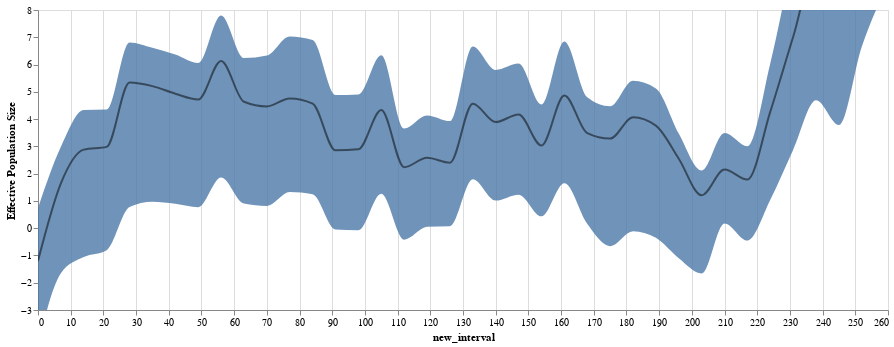

Notebook source saved alongside this figure:
### Code cell
#plot
range_ = ['#EEC060', '#2664A5', '#A76BB1', "#EEA160", "#356D4C"]
log_line_ne = alt.Chart(test).mark_area(interpolate='monotone', opacity = 0.8, clip = True).encode(
    alt.X('new_interval', ),
    alt.Y('upper_hpd_log_50_MA',axis=alt.Axis(title="Effective Population Size", grid=False), scale = alt.Scale(domain=[-3,8])),
    alt.Y2('lower_hpd_log_50_MA' ),
    
).properties(
    width=850,
    height=300
)
log_band_ne = alt.Chart(test).mark_line(interpolate='monotone', opacity = 0.5, clip = True, color = "black").encode(
    alt.X('new_interval', ),
    alt.Y('median_Ne_log_MA',axis=alt.Axis(title="Effective Population Size", grid=False)),#,scale=alt.Scale(domain=(0, 13))),

    
).properties(
    width=850,
    height=300
)

log_line_ne  + log_band_ne

### Figure 1 — Vega-Lite specification as saved in the notebook (floating-point values rounded to 4 significant figures)
{"config": {"view": {"continuousWidth": 400, "continuousHeight": 300}}, "layer": [{"mark": {"type": "area", "clip": true, "interpolate": "monotone", "opacity": 0.8}, "encoding": {"x": {"field": "new_interval", "type": "quantitative"}, "y": {"axis": {"grid": false, "title": "Effective Population Size"}, "field": "upper_hpd_log_50_MA", "scale": {"domain": [-3, 8]}, "type": "quantitative"}, "y2": {"field": "lower_hpd_log_50_MA"}}, "height": 300, "width": 850}, {"mark": {"type": "line", "clip": true, "color": "black", "interpolate": "monotone", "opacity": 0.5}, "encoding": {"x": {"field": "new_interval", "type": "quantitative"}, "y": {"axis": {"grid": false, "title": "Effective Population Size"}, "field": "median_Ne_log_MA", "type": "quantitative"}}, "height": 300, "width": 850}], "data": {"name": "data-6248586a419ec9ce718b22d33179467c"}, "$schema": "https://vega.github.io/schema/vega-lite/v4.17.0.json", "datasets": {"data-6248586a419ec9ce718b22d33179467c": [{"interval": "1", "mean_Ne_log": 15.82, "mean_Ne_linear": 7422000.0, "median_Ne_log": 14.81, "median_Ne_linear": 2713000.0, "upper_hpd_log_95": 36.1, "lower_hpd_log_95": -2.958, "upper_hpd_log_50": 21.33, "lower_hpd_log_50": 8.711, "upper_hpd_linear": 4749000000000000.0, "lower_hpd_linear": 0.05191, "upper_hpd_linear_50": 1838000000.0, "lower_hpd_linear_50": 6067.0, "days": 7, "date": "2023-01-07T00:00:00", "new_interval": 259, "mean_Ne_log_MA": 15.82, "mean_Ne_linear_MA": 7422000.0, "median_Ne_linear_MA": 2713000.0, "median_Ne_log_MA": 14.81, "upper_hpd_log_50_MA": 21.33, "lower_hpd_log_50_MA": 8.711, "upper_hpd_linear_50_MA": 1838000000.0, "lower_hpd_linear_50_MA": 6067.0, "lower_hpd_linear_MA": 0.05191, "upper_hpd_linear_MA": 4749000000000000.0}, {"interval": "2", "mean_Ne_log": 11.98, "mean_Ne_linear": 159000.0, "median_Ne_log": 10.75, "median_Ne_linear": 46720.0, "upper_hpd_log_95": 27.93, "lower_hpd_log_95": -1.24, "upper_hpd_log_50": 14.27, "lower_hpd_log_50": 4.61, "upper_hpd_linear": 1343000000000.0, "lower_hpd_linear": 0.2893, "upper_hpd_linear_50": 1581000.0, "lower_hpd_linear_50": 100.5, "days": 14, "date": "2022-12-31T00:00:00", "new_interval": 252, "mean_Ne_log_MA": 13.9, "mean_Ne_linear_MA": 3791000.0, "median_Ne_linear_MA": 1380000.0, "median_Ne_log_MA": 12.78, "upper_hpd_log_50_MA": 17.8, "lower_hpd_log_50_MA": 6.661, "upper_hpd_linear_50_MA": 919900000.0, "lower_hpd_linear_50_MA": 3084.0, "lower_hpd_linear_MA": 0.1706, "upper_hpd_linear_MA": 2375000000000000.0}, {"interval": "3", "mean_Ne_log": 3.723, "mean_Ne_linear": 41.4, "median_Ne_log": 2.409, "median_Ne_linear": 11.13, "upper_hpd_log_95": 14.48, "lower_hpd_log_95": -4.004, "upper_hpd_log_50": 3.332, "lower_hpd_log_50": -1.979, "upper_hpd_linear": 1938000.0, "lower_hpd_linear": 0.01825, "upper_hpd_linear_50": 28.0, "lower_hpd_linear_50": 0.1382, "days": 21, "date": "2022-12-24T00:00:00", "new_interval": 245, "mean_Ne_log_MA": 10.51, "mean_Ne_linear_MA": 2527000.0, "median_Ne_linear_MA": 919800.0, "median_Ne_log_MA": 9.325, "upper_hpd_log_50_MA": 12.98, "lower_hpd_log_50_MA": 3.781, "upper_hpd_linear_50_MA": 613300000.0, "lower_hpd_linear_50_MA": 2056.0, "lower_hpd_linear_MA": 0.1198, "upper_hpd_linear_MA": 1583000000000000.0}, {"interval": "4", "mean_Ne_log": 11.27, "mean_Ne_linear": 78670.0, "median_Ne_log": 10.62, "median_Ne_linear": 40930.0, "upper_hpd_log_95": 21.78, "lower_hpd_log_95": 2.422, "upper_hpd_log_50": 13.5, "lower_hpd_log_50": 7.406, "upper_hpd_linear": 2883000000.0, "lower_hpd_linear": 11.27, "upper_hpd_linear_50": 726900.0, "lower_hpd_linear_50": 1646.0, "days": 28, "date": "2022-12-17T00:00:00", "new_interval": 238, "mean_Ne_log_MA": 10.7, "mean_Ne_linear_MA": 1915000.0, "median_Ne_linear_MA": 700100.0, "median_Ne_log_MA": 9.649, "upper_hpd_log_50_MA": 13.11, "lower_hpd_log_50_MA": 4.687, "upper_hpd_linear_50_MA": 460100000.0, "lower_hpd_linear_50_MA": 1953.0, "lower_hpd_linear_MA": 2.907, "upper_hpd_linear_MA": 1188000000000000.0}, {"interval": "5", "mean_Ne_log": -3.256, "mean_Ne_linear": 0.03853, "median_Ne_log": -3.496, "median_Ne_linear": 0.03032, "upper_hpd_log_95": -1.033, "lower_hpd_log_95": -5.896, "upper_hpd_log_50": -2.922, "lower_hpd_log_50": -4.368, "upper_hpd_linear": 0.3558, "lower_hpd_linear": 0.00275, "upper_hpd_linear_50": 0.05383, "lower_hpd_linear_50": 0.01268, "days": 35, "date": "2022-12-10T00:00:00", "new_interval": 231, "mean_Ne_log_MA": 7.907, "mean_Ne_linear_MA": 1532000.0, "median_Ne_linear_MA": 560100.0, "median_Ne_log_MA": 7.02, "upper_hpd_log_50_MA": 9.903, "lower_hpd_log_50_MA": 2.876, "upper_hpd_linear_50_MA": 368100000.0, "lower_hpd_linear_50_MA": 1563.0, "lower_hpd_linear_MA": 2.326, "upper_hpd_linear_MA": 950100000000000.0}, {"interval": "6", "mean_Ne_log": 1.393, "mean_Ne_linear": 4.028, "median_Ne_log": 1.082, "median_Ne_linear": 2.949, "upper_hpd_log_95": 5.612, "lower_hpd_log_95": -2.538, "upper_hpd_log_50": 2.049, "lower_hpd_log_50": -0.4783, "upper_hpd_linear": 273.6, "lower_hpd_linear": 0.07903, "upper_hpd_linear_50": 7.761, "lower_hpd_linear_50": 0.6198, "days": 42, "date": "2022-12-03T00:00:00", "new_interval": 224, "mean_Ne_log_MA": 5.022, "mean_Ne_linear_MA": 47550.0, "median_Ne_linear_MA": 17530.0, "median_Ne_log_MA": 4.273, "upper_hpd_log_50_MA": 6.046, "lower_hpd_log_50_MA": 1.038, "upper_hpd_linear_50_MA": 461600.0, "lower_hpd_linear_50_MA": 349.4, "lower_hpd_linear_MA": 2.332, "upper_hpd_linear_MA": 269100000000.0}, {"interval": "7", "mean_Ne_log": -1.61, "mean_Ne_linear": 0.1999, "median_Ne_log": -1.702, "median_Ne_linear": 0.1822, "upper_hpd_log_95": 1.505, "lower_hpd_log_95": -4.892, "upper_hpd_log_50": -0.9486, "lower_hpd_log_50": -2.855, "upper_hpd_linear": 4.504, "lower_hpd_linear": 0.007507, "upper_hpd_linear_50": 0.3873, "lower_hpd_linear_50": 0.05757, "days": 49, "date": "2022-11-26T00:00:00", "new_interval": 217, "mean_Ne_log_MA": 2.305, "mean_Ne_linear_MA": 15740.0, "median_Ne_linear_MA": 8189.0, "median_Ne_log_MA": 1.782, "upper_hpd_log_50_MA": 3.002, "lower_hpd_log_50_MA": -0.4548, "upper_hpd_linear_50_MA": 145400.0, "lower_hpd_linear_50_MA": 329.3, "lower_hpd_linear_MA": 2.275, "upper_hpd_linear_MA": 577000000.0}, {"interval": "8", "mean_Ne_log": 5.025, "mean_Ne_linear": 152.1, "median_Ne_log": 4.248, "median_Ne_linear": 69.94, "upper_hpd_log_95": 13.28, "lower_hpd_log_95": -1.469, "upper_hpd_log_50": 5.759, "lower_hpd_log_50": 1.16, "upper_hpd_linear": 583100.0, "lower_hpd_linear": 0.2301, "upper_hpd_linear_50": 317.2, "lower_hpd_linear_50": 3.189, "days": 56, "date": "2022-11-19T00:00:00", "new_interval": 210, "mean_Ne_log_MA": 2.565, "mean_Ne_linear_MA": 15760.0, "median_Ne_linear_MA": 8201.0, "median_Ne_log_MA": 2.15, "upper_hpd_log_50_MA": 3.487, "lower_hpd_log_50_MA": 0.1729, "upper_hpd_linear_50_MA": 145400.0, "lower_hpd_linear_50_MA": 329.9, "lower_hpd_linear_MA": 2.318, "upper_hpd_linear_MA": 576700000.0}, {"interval": "9", "mean_Ne_log": 7.28, "mean_Ne_linear": 1451.0, "median_Ne_log": 5.907, "median_Ne_linear": 367.6, "upper_hpd_log_95": 20.82, "lower_hpd_log_95": -2.849, "upper_hpd_log_50": 6.623, "lower_hpd_log_50": -1.768, "upper_hpd_linear": 1105000000.0, "lower_hpd_linear": 0.0579, "upper_hpd_linear_50": 752.1, "lower_hpd_linear_50": 0.1706, "days": 63, "date": "2022-11-12T00:00:00", "new_interval": 203, "mean_Ne_log_MA": 1.766, "mean_Ne_linear_MA": 321.5, "median_Ne_linear_MA": 88.13, "median_Ne_log_MA": 1.208, "upper_hpd_log_50_MA": 2.112, "lower_hpd_log_50_MA": -1.662, "upper_hpd_linear_50_MA": 215.5, "lower_hpd_linear_50_MA": 0.8099, "lower_hpd_linear_MA": 0.07545, "upper_hpd_linear_MA": 221100000.0}, {"interval": "10", "mean_Ne_log": 5.19, "mean_Ne_linear": 179.5, "median_Ne_log": 3.201, "median_Ne_linear": 24.55, "upper_hpd_log_95": 18.24, "lower_hpd_log_95": -2.557, "upper_hpd_log_50": 3.879, "lower_hpd_log_50": -1.567, "upper_hpd_linear": 83260000.0, "lower_hpd_linear": 0.07756, "upper_hpd_linear_50": 48.38, "lower_hpd_linear_50": 0.2087, "days": 70, "date": "2022-11-05T00:00:00", "new_interval": 196, "mean_Ne_log_MA": 3.456, "mean_Ne_linear_MA": 357.4, "median_Ne_linear_MA": 93.04, "median_Ne_log_MA": 2.547, "upper_hpd_log_50_MA": 3.472, "lower_hpd_log_50_MA": -1.102, "upper_hpd_linear_50_MA": 225.2, "lower_hpd_linear_50_MA": 0.8491, "lower_hpd_linear_MA": 0.09041, "upper_hpd_linear_MA": 237700000.0}, {"interval": "11", "mean_Ne_log": 7.668, "mean_Ne_linear": 2139.0, "median_Ne_log": 7.139, "median_Ne_linear": 1261.0, "upper_hpd_log_95": 18.02, "lower_hpd_log_95": -1.96, "upper_hpd_log_50": 10.31, "lower_hpd_log_50": 3.274, "upper_hpd_linear": 67040000.0, "lower_hpd_linear": 0.1408, "upper_hpd_linear_50": 30180.0, "lower_hpd_linear_50": 26.41, "days": 77, "date": "2022-10-29T00:00:00", "new_interval": 189, "mean_Ne_log_MA": 4.711, "mean_Ne_linear_MA": 784.4, "median_Ne_linear_MA": 344.6, "median_Ne_log_MA": 3.758, "upper_hpd_log_50_MA": 5.126, "lower_hpd_log_50_MA": -0.3513, "upper_hpd_linear_50_MA": 6260.0, "lower_hpd_linear_50_MA": 6.006, "lower_hpd_linear_MA": 0.1028, "upper_hpd_linear_MA": 251200000.0}, {"interval": "12", "mean_Ne_log": 0.2943, "mean_Ne_linear": 1.342, "median_Ne_log": -0.1628, "median_Ne_linear": 0.8498, "upper_hpd_log_95": 4.978, "lower_hpd_log_95": -3.098, "upper_hpd_log_50": 0.44, "lower_hpd_log_50": -1.641, "upper_hpd_linear": 145.2, "lower_hpd_linear": 0.04512, "upper_hpd_linear_50": 1.553, "lower_hpd_linear_50": 0.1939, "days": 84, "date": "2022-10-22T00:00:00", "new_interval": 182, "mean_Ne_log_MA": 5.092, "mean_Ne_linear_MA": 784.6, "median_Ne_linear_MA": 344.7, "median_Ne_log_MA": 4.066, "upper_hpd_log_50_MA": 5.403, "lower_hpd_log_50_MA": -0.1085, "upper_hpd_linear_50_MA": 6260.0, "lower_hpd_linear_50_MA": 6.033, "lower_hpd_linear_MA": 0.1103, "upper_hpd_linear_MA": 251200000.0}, {"interval": "13", "mean_Ne_log": 0.7128, "mean_Ne_linear": 2.04, "median_Ne_log": 0.3362, "median_Ne_linear": 1.4, "upper_hpd_log_95": 5.175, "lower_hpd_log_95": -3.319, "upper_hpd_log_50": 1.086, "lower_hpd_log_50": -1.59, "upper_hpd_linear": 176.9, "lower_hpd_linear": 0.0362, "upper_hpd_linear_50": 2.962, "lower_hpd_linear_50": 0.2039, "days": 91, "date": "2022-10-15T00:00:00", "new_interval": 175, "mean_Ne_log_MA": 4.229, "mean_Ne_linear_MA": 754.6, "median_Ne_linear_MA": 331.0, "median_Ne_log_MA": 3.284, "upper_hpd_log_50_MA": 4.469, "lower_hpd_log_50_MA": -0.6584, "upper_hpd_linear_50_MA": 6197.0, "lower_hpd_linear_50_MA": 5.437, "lower_hpd_linear_MA": 0.07152, "upper_hpd_linear_MA": 251000000.0}, {"interval": "14", "mean_Ne_log": 7.393, "mean_Ne_linear": 1624.0, "median_Ne_log": 6.905, "median_Ne_linear": 997.6, "upper_hpd_log_95": 16.35, "lower_hpd_log_95": -0.5786, "upper_hpd_log_50": 8.267, "lower_hpd_log_50": 2.321, "upper_hpd_linear": 12650000.0, "lower_hpd_linear": 0.5607, "upper_hpd_linear_50": 3891.0, "lower_hpd_linear_50": 10.19, "days": 98, "date": "2022-10-08T00:00:00", "new_interval": 168, "mean_Ne_log_MA": 4.252, "mean_Ne_linear_MA": 789.2, "median_Ne_linear_MA": 457.0, "median_Ne_log_MA": 3.484, "upper_hpd_log_50_MA": 4.797, "lower_hpd_log_50_MA": 0.1595, "upper_hpd_linear_50_MA": 6825.0, "lower_hpd_linear_50_MA": 7.44, "lower_hpd_linear_MA": 0.1721, "upper_hpd_linear_MA": 32590000.0}, {"interval": "15", "mean_Ne_log": 10.11, "mean_Ne_linear": 24630.0, "median_Ne_log": 10.11, "median_Ne_linear": 24680.0, "upper_hpd_log_95": 20.98, "lower_hpd_log_95": -1.036, "upper_hpd_log_50": 14.1, "lower_hpd_log_50": 5.861, "upper_hpd_linear": 1297000000.0, "lower_hpd_linear": 0.3549, "upper_hpd_linear_50": 1326000.0, "lower_hpd_linear_50": 351.1, "days": 105, "date": "2022-10-01T00:00:00", "new_interval": 161, "mean_Ne_log_MA": 5.236, "mean_Ne_linear_MA": 5679.0, "median_Ne_linear_MA": 5387.0, "median_Ne_log_MA": 4.866, "upper_hpd_log_50_MA": 6.841, "lower_hpd_log_50_MA": 1.645, "upper_hpd_linear_50_MA": 272000.0, "lower_hpd_linear_50_MA": 77.62, "lower_hpd_linear_MA": 0.2275, "upper_hpd_linear_MA": 275400000.0}, {"interval": "16", "mean_Ne_log": -1.971, "mean_Ne_linear": 0.1394, "median_Ne_log": -2.031, "median_Ne_linear": 0.1313, "upper_hpd_log_95": 0.6118, "lower_hpd_log_95": -4.353, "upper_hpd_log_50": -1.223, "lower_hpd_log_50": -2.787, "upper_hpd_linear": 1.844, "lower_hpd_linear": 0.01287, "upper_hpd_linear_50": 0.2943, "lower_hpd_linear_50": 0.06162, "days": 112, "date": "2022-09-24T00:00:00", "new_interval": 154, "mean_Ne_log_MA": 3.308, "mean_Ne_linear_MA": 5251.0, "median_Ne_linear_MA": 5135.0, "median_Ne_log_MA": 3.032, "upper_hpd_log_50_MA": 4.533, "lower_hpd_log_50_MA": 0.433, "upper_hpd_linear_50_MA": 266000.0, "lower_hpd_linear_50_MA": 72.35, "lower_hpd_linear_MA": 0.202, "upper_hpd_linear_MA": 262000000.0}, {"interval": "17", "mean_Ne_log": 5.992, "mean_Ne_linear": 400.0, "median_Ne_log": 5.521, "median_Ne_linear": 249.9, "upper_hpd_log_95": 14.72, "lower_hpd_log_95": -2.112, "upper_hpd_log_50": 7.965, "lower_hpd_log_50": 2.337, "upper_hpd_linear": 2475000.0, "lower_hpd_linear": 0.121, "upper_hpd_linear_50": 2878.0, "lower_hpd_linear_50": 10.35, "days": 119, "date": "2022-09-17T00:00:00", "new_interval": 147, "mean_Ne_log_MA": 4.448, "mean_Ne_linear_MA": 5331.0, "median_Ne_linear_MA": 5185.0, "median_Ne_log_MA": 4.169, "upper_hpd_log_50_MA": 6.038, "lower_hpd_log_50_MA": 1.229, "upper_hpd_linear_50_MA": 266600.0, "lower_hpd_linear_50_MA": 74.38, "lower_hpd_linear_MA": 0.2171, "upper_hpd_linear_MA": 262500000.0}, {"interval": "18", "mean_Ne_log": -0.5325, "mean_Ne_linear": 0.5871, "median_Ne_log": -1.05, "median_Ne_linear": 0.35, "upper_hpd_log_95": 5.037, "lower_hpd_log_95": -5.449, "upper_hpd_log_50": -0.08561, "lower_hpd_log_50": -2.668, "upper_hpd_linear": 154.1, "lower_hpd_linear": 0.004299, "upper_hpd_linear_50": 0.918, "lower_hpd_linear_50": 0.06939, "days": 126, "date": "2022-09-10T00:00:00", "new_interval": 140, "mean_Ne_log_MA": 4.199, "mean_Ne_linear_MA": 5331.0, "median_Ne_linear_MA": 5185.0, "median_Ne_log_MA": 3.892, "upper_hpd_log_50_MA": 5.804, "lower_hpd_log_50_MA": 1.013, "upper_hpd_linear_50_MA": 266600.0, "lower_hpd_linear_50_MA": 74.35, "lower_hpd_linear_MA": 0.2108, "upper_hpd_linear_MA": 262500000.0}, {"interval": "19", "mean_Ne_log": 10.61, "mean_Ne_linear": 40340.0, "median_Ne_log": 10.27, "median_Ne_linear": 28890.0, "upper_hpd_log_95": 20.62, "lower_hpd_log_95": 0.7584, "upper_hpd_log_50": 12.57, "lower_hpd_log_50": 6.231, "upper_hpd_linear": 902500000.0, "lower_hpd_linear": 2.135, "upper_hpd_linear_50": 288500.0, "lower_hpd_linear_50": 508.0, "days": 133, "date": "2022-09-03T00:00:00", "new_interval": 133, "mean_Ne_log_MA": 4.841, "mean_Ne_linear_MA": 13070.0, "median_Ne_linear_MA": 10760.0, "median_Ne_log_MA": 4.565, "upper_hpd_log_50_MA": 6.665, "lower_hpd_log_50_MA": 1.795, "upper_hpd_linear_50_MA": 323500.0, "lower_hpd_linear_50_MA": 173.9, "lower_hpd_linear_MA": 0.5256, "upper_hpd_linear_MA": 440500000.0}, {"interval": "20", "mean_Ne_log": -0.04187, "mean_Ne_linear": 0.959, "median_Ne_log": -0.7113, "median_Ne_linear": 0.491, "upper_hpd_log_95": 6.662, "lower_hpd_log_95": -4.905, "upper_hpd_log_50": 0.3991, "lower_hpd_log_50": -2.744, "upper_hpd_linear": 781.9, "lower_hpd_linear": 0.007406, "upper_hpd_linear_50": 1.49, "lower_hpd_linear_50": 0.06434, "days": 140, "date": "2022-08-27T00:00:00", "new_interval": 126, "mean_Ne_log_MA": 2.81, "mean_Ne_linear_MA": 8148.0, "median_Ne_linear_MA": 5829.0, "median_Ne_log_MA": 2.4, "upper_hpd_log_50_MA": 3.926, "lower_hpd_log_50_MA": 0.07385, "upper_hpd_linear_50_MA": 58280.0, "lower_hpd_linear_50_MA": 103.7, "lower_hpd_linear_MA": 0.4561, "upper_hpd_linear_MA": 181000000.0}, {"interval": "21", "mean_Ne_log": -0.8463, "mean_Ne_linear": 0.429, "median_Ne_log": -1.13, "median_Ne_linear": 0.3229, "upper_hpd_log_95": 4.206, "lower_hpd_log_95": -4.964, "upper_hpd_log_50": -0.1779, "lower_hpd_log_50": -2.915, "upper_hpd_linear": 67.11, "lower_hpd_linear": 0.006985, "upper_hpd_linear_50": 0.8371, "lower_hpd_linear_50": 0.05418, "days": 147, "date": "2022-08-20T00:00:00", "new_interval": 119, "mean_Ne_log_MA": 3.035, "mean_Ne_linear_MA": 8148.0, "median_Ne_linear_MA": 5829.0, "median_Ne_log_MA": 2.58, "upper_hpd_log_50_MA": 4.135, "lower_hpd_log_50_MA": 0.04813, "upper_hpd_linear_50_MA": 58280.0, "lower_hpd_linear_50_MA": 103.7, "lower_hpd_linear_MA": 0.4549, "upper_hpd_linear_MA": 181000000.0}, {"interval": "22", "mean_Ne_log": 4.45, "mean_Ne_linear": 85.58, "median_Ne_log": 3.795, "median_Ne_linear": 44.49, "upper_hpd_log_95": 13.67, "lower_hpd_log_95": -3.57, "upper_hpd_log_50": 5.577, "lower_hpd_log_50": -0.01077, "upper_hpd_linear": 862100.0, "lower_hpd_linear": 0.02816, "upper_hpd_linear_50": 264.4, "lower_hpd_linear_50": 0.9893, "days": 154, "date": "2022-08-13T00:00:00", "new_interval": 112, "mean_Ne_log_MA": 2.727, "mean_Ne_linear_MA": 8085.0, "median_Ne_linear_MA": 5788.0, "median_Ne_log_MA": 2.235, "upper_hpd_log_50_MA": 3.657, "lower_hpd_log_50_MA": -0.4214, "upper_hpd_linear_50_MA": 57760.0, "lower_hpd_linear_50_MA": 101.8, "lower_hpd_linear_MA": 0.4363, "upper_hpd_linear_MA": 180700000.0}, {"interval": "23", "mean_Ne_log": 9.927, "mean_Ne_linear": 20480.0, "median_Ne_log": 9.438, "median_Ne_linear": 12550.0, "upper_hpd_log_95": 21.59, "lower_hpd_log_95": -0.3314, "upper_hpd_log_50": 13.35, "lower_hpd_log_50": 5.769, "upper_hpd_linear": 2386000000.0, "lower_hpd_linear": 0.7179, "upper_hpd_linear_50": 630600.0, "lower_hpd_linear_50": 320.2, "days": 161, "date": "2022-08-06T00:00:00", "new_interval": 105, "mean_Ne_log_MA": 4.819, "mean_Ne_linear_MA": 12180.0, "median_Ne_linear_MA": 8298.0, "median_Ne_log_MA": 4.333, "upper_hpd_log_50_MA": 6.345, "lower_hpd_log_50_MA": 1.266, "upper_hpd_linear_50_MA": 183900.0, "lower_hpd_linear_50_MA": 165.9, "lower_hpd_linear_MA": 0.5791, "upper_hpd_linear_MA": 657900000.0}, {"interval": "24", "mean_Ne_log": 3.718, "mean_Ne_linear": 41.17, "median_Ne_log": 3.065, "median_Ne_linear": 21.44, "upper_hpd_log_95": 13.59, "lower_hpd_log_95": -5.045, "upper_hpd_log_50": 5.36, "lower_hpd_log_50": -0.4631, "upper_hpd_linear": 797600.0, "lower_hpd_linear": 0.00644, "upper_hpd_linear_50": 212.7, "lower_hpd_linear_50": 0.6293, "days": 168, "date": "2022-07-30T00:00:00", "new_interval": 98, "mean_Ne_log_MA": 3.441, "mean_Ne_linear_MA": 4122.0, "median_Ne_linear_MA": 2524.0, "median_Ne_log_MA": 2.891, "upper_hpd_log_50_MA": 4.903, "lower_hpd_log_50_MA": -0.07278, "upper_hpd_linear_50_MA": 126200.0, "lower_hpd_linear_50_MA": 64.38, "lower_hpd_linear_MA": 0.1534, "upper_hpd_linear_MA": 477500000.0}, {"interval": "25", "mean_Ne_log": -0.3613, "mean_Ne_linear": 0.6968, "median_Ne_log": -0.8932, "median_Ne_linear": 0.4093, "upper_hpd_log_95": 5.785, "lower_hpd_log_95": -5.862, "upper_hpd_log_50": 0.2962, "lower_hpd_log_50": -2.622, "upper_hpd_linear": 325.5, "lower_hpd_linear": 0.002846, "upper_hpd_linear_50": 1.345, "lower_hpd_linear_50": 0.07264, "days": 175, "date": "2022-07-23T00:00:00", "new_interval": 91, "mean_Ne_log_MA": 3.377, "mean_Ne_linear_MA": 4122.0, "median_Ne_linear_MA": 2524.0, "median_Ne_log_MA": 2.855, "upper_hpd_log_50_MA": 4.882, "lower_hpd_log_50_MA": -0.04852, "upper_hpd_linear_50_MA": 126200.0, "lower_hpd_linear_50_MA": 64.38, "lower_hpd_linear_MA": 0.1525, "upper_hpd_linear_MA": 477500000.0}, {"interval": "26", "mean_Ne_log": 8.003, "mean_Ne_linear": 2991.0, "median_Ne_log": 7.438, "median_Ne_linear": 1699.0, "upper_hpd_log_95": 18.06, "lower_hpd_log_95": -1.258, "upper_hpd_log_50": 9.931, "lower_hpd_log_50": 3.546, "upper_hpd_linear": 69630000.0, "lower_hpd_linear": 0.2843, "upper_hpd_linear_50": 20560.0, "lower_hpd_linear_50": 34.68, "days": 182, "date": "2022-07-16T00:00:00", "new_interval": 84, "mean_Ne_log_MA": 5.147, "mean_Ne_linear_MA": 4721.0, "median_Ne_linear_MA": 2864.0, "median_Ne_log_MA": 4.569, "upper_hpd_log_50_MA": 6.904, "lower_hpd_log_50_MA": 1.244, "upper_hpd_linear_50_MA": 130300.0, "lower_hpd_linear_50_MA": 71.31, "lower_hpd_linear_MA": 0.2079, "upper_hpd_linear_MA": 491500000.0}, {"interval": "27", "mean_Ne_log": 5.723, "mean_Ne_linear": 305.8, "median_Ne_log": 4.749, "median_Ne_linear": 115.4, "upper_hpd_log_95": 16.33, "lower_hpd_log_95": -2.066, "upper_hpd_log_50": 6.219, "lower_hpd_log_50": 0.406, "upper_hpd_linear": 12380000.0, "lower_hpd_linear": 0.1267, "upper_hpd_linear_50": 502.3, "lower_hpd_linear_50": 1.501, "days": 189, "date": "2022-07-09T00:00:00", "new_interval": 77, "mean_Ne_log_MA": 5.402, "mean_Ne_linear_MA": 4765.0, "median_Ne_linear_MA": 2878.0, "median_Ne_log_MA": 4.759, "upper_hpd_log_50_MA": 7.032, "lower_hpd_log_50_MA": 1.327, "upper_hpd_linear_50_MA": 130400.0, "lower_hpd_linear_50_MA": 71.41, "lower_hpd_linear_MA": 0.2276, "upper_hpd_linear_MA": 493800000.0}, {"interval": "28", "mean_Ne_log": 8.808, "mean_Ne_linear": 6690.0, "median_Ne_log": 7.967, "median_Ne_linear": 2885.0, "upper_hpd_log_95": 19.84, "lower_hpd_log_95": -0.7248, "upper_hpd_log_50": 9.841, "lower_hpd_log_50": 3.216, "upper_hpd_linear": 415200000.0, "lower_hpd_linear": 0.4844, "upper_hpd_linear_50": 18790.0, "lower_hpd_linear_50": 24.93, "days": 196, "date": "2022-07-02T00:00:00", "new_interval": 70, "mean_Ne_log_MA": 5.178, "mean_Ne_linear_MA": 2006.0, "median_Ne_linear_MA": 944.1, "median_Ne_log_MA": 4.465, "upper_hpd_log_50_MA": 6.33, "lower_hpd_log_50_MA": 0.8166, "upper_hpd_linear_50_MA": 8013.0, "lower_hpd_linear_50_MA": 12.36, "lower_hpd_linear_MA": 0.1809, "upper_hpd_linear_MA": 99600000.0}, {"interval": "29", "mean_Ne_log": 4.94, "mean_Ne_linear": 139.8, "median_Ne_log": 3.921, "median_Ne_linear": 50.44, "upper_hpd_log_95": 15.13, "lower_hpd_log_95": -1.894, "upper_hpd_log_50": 4.897, "lower_hpd_log_50": -0.04273, "upper_hpd_linear": 3713000.0, "lower_hpd_linear": 0.1505, "upper_hpd_linear_50": 133.8, "lower_hpd_linear_50": 0.9582, "days": 203, "date": "2022-06-25T00:00:00", "new_interval": 63, "mean_Ne_log_MA": 5.423, "mean_Ne_linear_MA": 2025.0, "median_Ne_linear_MA": 949.9, "median_Ne_log_MA": 4.636, "upper_hpd_log_50_MA": 6.237, "lower_hpd_log_50_MA": 0.9007, "upper_hpd_linear_50_MA": 7997.0, "lower_hpd_linear_50_MA": 12.43, "lower_hpd_linear_MA": 0.2098, "upper_hpd_linear_MA": 100200000.0}, {"interval": "30", "mean_Ne_log": 7.314, "mean_Ne_linear": 1500.0, "median_Ne_log": 6.569, "median_Ne_linear": 712.4, "upper_hpd_log_95": 17.25, "lower_hpd_log_95": -1.366, "upper_hpd_log_50": 8.124, "lower_hpd_log_50": 2.174, "upper_hpd_linear": 31140000.0, "lower_hpd_linear": 0.2551, "upper_hpd_linear_50": 3375.0, "lower_hpd_linear_50": 8.79, "days": 210, "date": "2022-06-18T00:00:00", "new_interval": 56, "mean_Ne_log_MA": 6.958, "mean_Ne_linear_MA": 2325.0, "median_Ne_linear_MA": 1092.0, "median_Ne_log_MA": 6.129, "upper_hpd_log_50_MA": 7.802, "lower_hpd_log_50_MA": 1.86, "upper_hpd_linear_50_MA": 8672.0, "lower_hpd_linear_50_MA": 14.17, "lower_hpd_linear_MA": 0.2602, "upper_hpd_linear_MA": 106400000.0}, {"interval": "31", "mean_Ne_log": 1.953, "mean_Ne_linear": 7.052, "median_Ne_log": 0.3896, "median_Ne_linear": 1.476, "upper_hpd_log_95": 13.81, "lower_hpd_log_95": -3.984, "upper_hpd_log_50": 1.208, "lower_hpd_log_50": -1.895, "upper_hpd_linear": 992400.0, "lower_hpd_linear": 0.0186, "upper_hpd_linear_50": 3.348, "lower_hpd_linear_50": 0.1504, "days": 217, "date": "2022-06-11T00:00:00", "new_interval": 49, "mean_Ne_log_MA": 5.748, "mean_Ne_linear_MA": 1729.0, "median_Ne_linear_MA": 752.9, "median_Ne_log_MA": 4.719, "upper_hpd_log_50_MA": 6.058, "lower_hpd_log_50_MA": 0.7717, "upper_hpd_linear_50_MA": 4561.0, "lower_hpd_linear_50_MA": 7.266, "lower_hpd_linear_MA": 0.2071, "upper_hpd_linear_MA": 92680000.0}, {"interval": "32", "mean_Ne_log": 6.694, "mean_Ne_linear": 807.2, "median_Ne_log": 5.805, "median_Ne_linear": 331.9, "upper_hpd_log_95": 17.45, "lower_hpd_log_95": -2.218, "upper_hpd_log_50": 7.757, "lower_hpd_log_50": 1.036, "upper_hpd_linear": 38030000.0, "lower_hpd_linear": 0.1089, "upper_hpd_linear_50": 2338.0, "lower_hpd_linear_50": 2.818, "days": 224, "date": "2022-06-04T00:00:00", "new_interval": 42, "mean_Ne_log_MA": 5.942, "mean_Ne_linear_MA": 1829.0, "median_Ne_linear_MA": 796.2, "median_Ne_log_MA": 4.93, "upper_hpd_log_50_MA": 6.366, "lower_hpd_log_50_MA": 0.8977, "upper_hpd_linear_50_MA": 4929.0, "lower_hpd_linear_50_MA": 7.53, "lower_hpd_linear_MA": 0.2035, "upper_hpd_linear_MA": 97810000.0}, {"interval": "33", "mean_Ne_log": 10.14, "mean_Ne_linear": 25460.0, "median_Ne_log": 9.359, "median_Ne_linear": 11600.0, "upper_hpd_log_95": 21.59, "lower_hpd_log_95": -0.04531, "upper_hpd_log_50": 11.09, "lower_hpd_log_50": 3.59, "upper_hpd_linear": 2385000000.0, "lower_hpd_linear": 0.9557, "upper_hpd_linear_50": 65330.0, "lower_hpd_linear_50": 36.24, "days": 231, "date": "2022-05-28T00:00:00", "new_interval": 35, "mean_Ne_log_MA": 6.209, "mean_Ne_linear_MA": 5584.0, "median_Ne_linear_MA": 2539.0, "median_Ne_log_MA": 5.209, "upper_hpd_log_50_MA": 6.615, "lower_hpd_log_50_MA": 0.9725, "upper_hpd_linear_50_MA": 14240.0, "lower_hpd_linear_50_MA": 9.791, "lower_hpd_linear_MA": 0.2977, "upper_hpd_linear_MA": 491800000.0}, {"interval": "34", "mean_Ne_log": 5.439, "mean_Ne_linear": 230.1, "median_Ne_log": 4.569, "median_Ne_linear": 96.47, "upper_hpd_log_95": 16.18, "lower_hpd_log_95": -3.254, "upper_hpd_log_50": 5.879, "lower_hpd_log_50": -1.043, "upper_hpd_linear": 10650000.0, "lower_hpd_linear": 0.03864, "upper_hpd_linear_50": 357.4, "lower_hpd_linear_50": 0.3524, "days": 238, "date": "2022-05-21T00:00:00", "new_interval": 28, "mean_Ne_log_MA": 6.309, "mean_Ne_linear_MA": 5602.0, "median_Ne_linear_MA": 2548.0, "median_Ne_log_MA": 5.338, "upper_hpd_log_50_MA": 6.811, "lower_hpd_log_50_MA": 0.7724, "upper_hpd_linear_50_MA": 14280.0, "lower_hpd_linear_50_MA": 9.67, "lower_hpd_linear_MA": 0.2754, "upper_hpd_linear_MA": 493200000.0}, {"interval": "35", "mean_Ne_log": -5.28, "mean_Ne_linear": 0.005092, "median_Ne_log": -5.218, "median_Ne_linear": 0.005419, "upper_hpd_log_95": -2.764, "lower_hpd_log_95": -8.262, "upper_hpd_log_50": -4.176, "lower_hpd_log_50": -5.727, "upper_hpd_linear": 0.06307, "lower_hpd_linear": 0.0002583, "upper_hpd_linear_50": 0.01536, "lower_hpd_linear_50": 0.003256, "days": 245, "date": "2022-05-14T00:00:00", "new_interval": 21, "mean_Ne_log_MA": 3.79, "mean_Ne_linear_MA": 5302.0, "median_Ne_linear_MA": 2406.0, "median_Ne_log_MA": 2.981, "upper_hpd_log_50_MA": 4.351, "lower_hpd_log_50_MA": -0.8077, "upper_hpd_linear_50_MA": 13610.0, "lower_hpd_linear_50_MA": 7.913, "lower_hpd_linear_MA": 0.2244, "upper_hpd_linear_MA": 487000000.0}, {"interval": "36", "mean_Ne_log": 0.5941, "mean_Ne_linear": 1.811, "median_Ne_log": -0.1176, "median_Ne_linear": 0.8891, "upper_hpd_log_95": 8.25, "lower_hpd_log_95": -5.212, "upper_hpd_log_50": 1.136, "lower_hpd_log_50": -3.161, "upper_hpd_linear": 3828.0, "lower_hpd_linear": 0.005449, "upper_hpd_linear_50": 3.114, "lower_hpd_linear_50": 0.0424, "days": 252, "date": "2022-05-07T00:00:00", "new_interval": 14, "mean_Ne_log_MA": 3.518, "mean_Ne_linear_MA": 5301.0, "median_Ne_linear_MA": 2405.0, "median_Ne_log_MA": 2.879, "upper_hpd_log_50_MA": 4.337, "lower_hpd_log_50_MA": -1.061, "upper_hpd_linear_50_MA": 13610.0, "lower_hpd_linear_50_MA": 7.891, "lower_hpd_linear_MA": 0.2218, "upper_hpd_linear_MA": 486800000.0}, {"interval": "37", "mean_Ne_log": -0.2552, "mean_Ne_linear": 0.7747, "median_Ne_log": -0.3606, "median_Ne_linear": 0.6973, "upper_hpd_log_95": 5.675, "lower_hpd_log_95": -5.409, "upper_hpd_log_50": 0.993, "lower_hpd_log_50": -1.912, "upper_hpd_linear": 291.4, "lower_hpd_linear": 0.004476, "upper_hpd_linear_50": 2.699, "lower_hpd_linear_50": 0.1478, "days": 259, "date": "2022-04-30T00:00:00", "new_interval": 7, "mean_Ne_log_MA": 2.128, "mean_Ne_linear_MA": 5139.0, "median_Ne_linear_MA": 2339.0, "median_Ne_log_MA": 1.646, "upper_hpd_log_50_MA": 2.984, "lower_hpd_log_50_MA": -1.65, "upper_hpd_linear_50_MA": 13140.0, "lower_hpd_linear_50_MA": 7.357, "lower_hpd_linear_MA": 0.2009, "upper_hpd_linear_MA": 479200000.0}, {"interval": "38", "mean_Ne_log": -4.71, "mean_Ne_linear": 0.009001, "median_Ne_log": -4.864, "median_Ne_linear": 0.00772, "upper_hpd_log_95": 11.16, "lower_hpd_log_95": -18.89, "upper_hpd_log_50": -0.1695, "lower_hpd_log_50": -9.478, "upper_hpd_linear": 70390.0, "lower_hpd_linear": 6.241e-09, "upper_hpd_linear_50": 0.8441, "lower_hpd_linear_50": 7.651e-05, "days": 266, "date": "2022-04-23T00:00:00", "new_interval": 0, "mean_Ne_log_MA": -0.8426, "mean_Ne_linear_MA": 46.54, "median_Ne_linear_MA": 19.61, "median_Ne_log_MA": -1.198, "upper_hpd_log_50_MA": 0.7325, "lower_hpd_log_50_MA": -4.264, "upper_hpd_linear_50_MA": 72.82, "lower_hpd_linear_50_MA": 0.1092, "lower_hpd_linear_MA": 0.009764, "upper_hpd_linear_MA": 2145000.0}]}}
